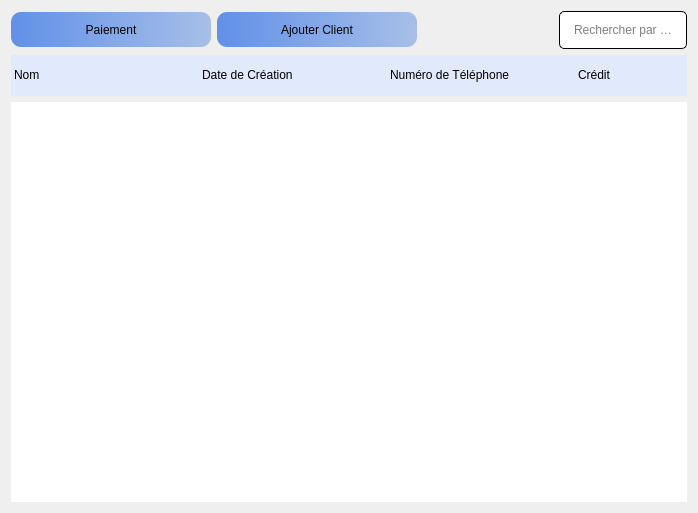
                   <widget class="QWidget" name="page_14">
                    <layout class="QGridLayout" name="gridLayout_19">
                     <item row="2" column="0">
                      <widget class="QPushButton" name="pushButton_19">
                       <property name="minimumSize">
                        <size>
                         <width>200</width>
                         <height>35</height>
                        </size>
                       </property>
                       <property name="maximumSize">
                        <size>
                         <width>200</width>
                         <height>16777215</height>
                        </size>
                       </property>
                       <property name="styleSheet">
                        <string notr="true">QPushButton{
	text-align:center;
	padding: 5px;
	border-radius:10px;
	color: rgb(0, 0, 0);
	font: 75 italic 14pt &quot;Times New Roman&quot;;
background-color: qlineargradient(spread:pad, x1:0, y1:0, x2:1, y2:0, stop:0 #6190E8, stop:1 #A7BFE8);
}
QPushButton:hover{
	padding-left:2px;
	
	background-color: #b8c0ff;



}
QPushButton:pressed{
	padding-Right:2px;

}</string>
                       </property>
                       <property name="text">
                        <string>Paiement</string>
                       </property>
                      </widget>
                     </item>
                     <item row="4" column="0" colspan="4">
                      <widget class="QTableWidget" name="tableWidget_13">
                       <property name="enabled">
                        <bool>true</bool>
                       </property>
                       <property name="minimumSize">
                        <size>
                         <width>0</width>
                         <height>0</height>
                        </size>
                       </property>
                       <property name="maximumSize">
                        <size>
                         <width>16777215</width>
                         <height>41</height>
                        </size>
                       </property>
                       <property name="styleSheet">
                        <string notr="true">
font: 14pt &quot;Times New Roman&quot;;

border-radius:0px;
color: rgb(0, 0, 0);
background-color: rgb(220, 231, 255,200);</string>
                       </property>
                       <property name="horizontalScrollBarPolicy">
                        <enum>Qt::ScrollBarAlwaysOff</enum>
                       </property>
                       <property name="alternatingRowColors">
                        <bool>false</bool>
                       </property>
                       <property name="showGrid">
                        <bool>false</bool>
                       </property>
                       <property name="rowCount">
                        <number>1</number>
                       </property>
                       <property name="columnCount">
                        <number>8</number>
                       </property>
                       <attribute name="horizontalHeaderVisible">
                        <bool>false</bool>
                       </attribute>
                       <attribute name="horizontalHeaderDefaultSectionSize">
                        <number>188</number>
                       </attribute>
                       <attribute name="horizontalHeaderHighlightSections">
                        <bool>true</bool>
                       </attribute>
                       <attribute name="verticalHeaderVisible">
                        <bool>false</bool>
                       </attribute>
                       <attribute name="verticalHeaderMinimumSectionSize">
                        <number>41</number>
                       </attribute>
                       <attribute name="verticalHeaderDefaultSectionSize">
                        <number>41</number>
                       </attribute>
                       <attribute name="verticalHeaderHighlightSections">
                        <bool>true</bool>
                       </attribute>
                       <row>
                        <property name="text">
                         <string>New Row</string>
                        </property>
                       </row>
                       <column>
                        <property name="text">
                         <string>New Column</string>
                        </property>
                       </column>
                       <column>
                        <property name="text">
                         <string>New Column</string>
                        </property>
                       </column>
                       <column>
                        <property name="text">
                         <string>New Column</string>
                        </property>
                       </column>
                       <column>
                        <property name="text">
                         <string>New Column</string>
                        </property>
                       </column>
                       <column>
                        <property name="text">
                         <string>New Column</string>
                        </property>
                       </column>
                       <column>
                        <property name="text">
                         <string>New Column</string>
                        </property>
                       </column>
                       <column>
                        <property name="text">
                         <string>New Column</string>
                        </property>
                       </column>
                       <column>
                        <property name="text">
                         <string>New Column</string>
                        </property>
                       </column>
                       <item row="0" column="0">
                        <property name="text">
                         <string>Nom</string>
                        </property>
                       </item>
                       <item row="0" column="1">
                        <property name="text">
                         <string>Date de Création</string>
                        </property>
                       </item>
                       <item row="0" column="2">
                        <property name="text">
                         <string>Numéro de Téléphone</string>
                        </property>
                       </item>
                       <item row="0" column="3">
                        <property name="text">
                         <string>Crédit</string>
                        </property>
                       </item>
                       <item row="0" column="4">
                        <property name="text">
                         <string>Code Barre</string>
                        </property>
                       </item>
                       <item row="0" column="5">
                        <property name="text">
                         <string>Bénifice</string>
                        </property>
                       </item>
                      </widget>
                     </item>
                     <item row="5" column="0" colspan="4">
                      <widget class="QTableWidget" name="tableWidget_14">
                       <property name="minimumSize">
                        <size>
                         <width>0</width>
                         <height>400</height>
                        </size>
                       </property>
                       <property name="styleSheet">
                        <string notr="true">
font: 14pt &quot;Times New Roman&quot;;
border-radius:0px;
color: rgb(0, 0, 0);

</string>
                       </property>
                       <property name="verticalScrollBarPolicy">
                        <enum>Qt::ScrollBarAlwaysOff</enum>
                       </property>
                       <property name="horizontalScrollBarPolicy">
                        <enum>Qt::ScrollBarAlwaysOff</enum>
                       </property>
                       <property name="alternatingRowColors">
                        <bool>false</bool>
                       </property>
                       <property name="selectionMode">
                        <enum>QAbstractItemView::NoSelection</enum>
                       </property>
                       <property name="selectionBehavior">
                        <enum>QAbstractItemView::SelectItems</enum>
                       </property>
                       <property name="showGrid">
                        <bool>false</bool>
                       </property>
                       <property name="rowCount">
                        <number>12</number>
                       </property>
                       <property name="columnCount">
                        <number>10</number>
                       </property>
                       <attribute name="horizontalHeaderVisible">
                        <bool>false</bool>
                       </attribute>
                       <attribute name="horizontalHeaderDefaultSectionSize">
                        <number>58</number>
                       </attribute>
                       <attribute name="horizontalHeaderHighlightSections">
                        <bool>true</bool>
                       </attribute>
                       <attribute name="horizontalHeaderStretchLastSection">
                        <bool>true</bool>
                       </attribute>
                       <attribute name="verticalHeaderVisible">
                        <bool>false</bool>
                       </attribute>
                       <attribute name="verticalHeaderCascadingSectionResizes">
                        <bool>false</bool>
                       </attribute>
                       <attribute name="verticalHeaderMinimumSectionSize">
                        <number>41</number>
                       </attribute>
                       <row/>
                       <row/>
                       <row/>
                       <row/>
                       <row/>
                       <row/>
                       <row/>
                       <row/>
                       <row/>
                       <row/>
                       <row/>
                       <row/>
                       <column>
                        <property name="text">
                         <string>New Column</string>
                        </property>
                       </column>
                       <column>
                        <property name="text">
                         <string>New Column</string>
                        </property>
                       </column>
                       <column>
                        <property name="text">
                         <string>New Column</string>
                        </property>
                       </column>
                       <column>
                        <property name="text">
                         <string>New Column</string>
                        </property>
                       </column>
                       <column>
                        <property name="text">
                         <string>New Column</string>
                        </property>
                       </column>
                       <column>
                        <property name="text">
                         <string>New Column</string>
                        </property>
                       </column>
                       <column>
                        <property name="text">
                         <string>New Column</string>
                        </property>
                       </column>
                       <column>
                        <property name="text">
                         <string>New Column</string>
                        </property>
                       </column>
                       <column>
                        <property name="text">
                         <string>New Column</string>
                        </property>
                       </column>
                       <column>
                        <property name="text">
                         <string>New Column</string>
                        </property>
                       </column>
                      </widget>
                     </item>
                     <item row="2" column="1">
                      <widget class="QPushButton" name="pushButton_18">
                       <property name="minimumSize">
                        <size>
                         <width>200</width>
                         <height>35</height>
                        </size>
                       </property>
                       <property name="maximumSize">
                        <size>
                         <width>200</width>
                         <height>16777215</height>
                        </size>
                       </property>
                       <property name="styleSheet">
                        <string notr="true">QPushButton{
	text-align:center;
	padding: 5px;
	border-radius:10px;

	color: rgb(0, 0, 0);
	font: 75 italic 14pt &quot;Times New Roman&quot;;
background-color: qlineargradient(spread:pad, x1:0, y1:0, x2:1, y2:0, stop:0 #6190E8, stop:1 #A7BFE8);
}
QPushButton:hover{
	padding-left:2px;
	
	background-color: #b8c0ff;



}
QPushButton:pressed{
	padding-Right:2px;

}</string>
                       </property>
                       <property name="text">
                        <string>Ajouter Client</string>
                       </property>
                      </widget>
                     </item>
                     <item row="2" column="3">
                      <widget class="QLineEdit" name="lineEdit_9">
                       <property name="minimumSize">
                        <size>
                         <width>0</width>
                         <height>35</height>
                        </size>
                       </property>
                       <property name="maximumSize">
                        <size>
                         <width>400</width>
                         <height>16777215</height>
                        </size>
                       </property>
                       <property name="styleSheet">
                        <string notr="true">
QLineEdit{
	border:1px solid black;
	border-radius:5px;
	padding:10px ;
	background-color: rgb(255, 255, 255);
	font: 12pt &quot;Times New Roman&quot;;
}
QLineEdit:focus{
	border:2px solid ;
	background-color: #F4F6FC;
	border-color: qlineargradient(spread:pad, x1:0, y1:0, x2:1, y2:0, stop:0 #E0C4FD, stop:1 #8FC6FD);
}
</string>
                       </property>
                       <property name="alignment">
                        <set>Qt::AlignCenter</set>
                       </property>
                       <property name="placeholderText">
                        <string>Rechercher par Type</string>
                       </property>
                      </widget>
                     </item>
                     <item row="2" column="2">
                      <spacer name="horizontalSpacer_4">
                       <property name="orientation">
                        <enum>Qt::Horizontal</enum>
                       </property>
                       <property name="sizeType">
                        <enum>QSizePolicy::Preferred</enum>
                       </property>
                       <property name="sizeHint" stdset="0">
                        <size>
                         <width>130</width>
                         <height>20</height>
                        </size>
                       </property>
                      </spacer>
                     </item>
                    </layout>
                   </widget>
